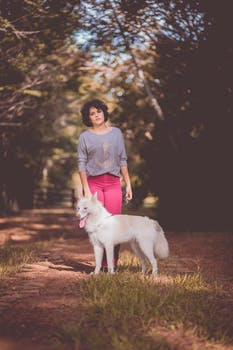
#> input picture Labs/Lab 5/dog.jpeg, 233 x 350 px
$ jupyter execute task9.ipynb
#> lines starting #> are read from the running program, lines starting #| are printed output that depends on the picture
# Task 9 — Segmenting an Image Using K-Means

Using a colour photo (dog.jpg) since the task wants a complex image with lots of colours.

The idea here is to forget where pixels are and just treat each one as a point in colour
space, so three numbers: B, G and R. K-Means groups those points into K clusters, then
every pixel gets repainted with its cluster's average colour.

So the image ends up using exactly K colours, and similar regions collapse into flat
blocks.

Steps I followed from the manual: reshape the pixels, convert to float32 (kmeans needs
it), cluster, get the centres back, then rebuild the image.

Running it for K = 2, 4 and 6.

[cell 1]
import cv2
import numpy as np
import matplotlib.pyplot as plt

img = cv2.imread("dog.jpeg")
#> img is the input picture: shape (350, 233, 3); mean B, G, R 77.5, 84.1, 109.6

if img is None:
    print("Error: dog.jpg not found")
else:
    # Flatten the image into a list of pixels, 3 values each
    pixels = img.reshape((-1, 3))
    pixels = np.float32(pixels)       # kmeans needs float32

    # Stop when it stops improving or after 10 passes
    criteria = (cv2.TERM_CRITERIA_EPS + cv2.TERM_CRITERIA_MAX_ITER, 10, 1.0)

    results = []
    titles = []

    for k in [2, 4, 6]:
        _, labels, centers = cv2.kmeans(
            pixels, k, None, criteria, 10, cv2.KMEANS_RANDOM_CENTERS
        )

        # Repaint every pixel with its cluster colour
        centers = np.uint8(centers)
        segmented = centers[labels.flatten()]
        segmented = segmented.reshape(img.shape)

        results.append(cv2.cvtColor(segmented, cv2.COLOR_BGR2RGB))
        titles.append("K = " + str(k))

        print("K =", k, "| cluster colours (BGR):\n", centers, "\n")
#> this loop made 3 passes
#> centers on pass 1: [[142, 147, 180], [59, 66, 90]]
#> (printed output is left out)
#> pass 1, `segmented = segmented.reshape(img.shape)`:
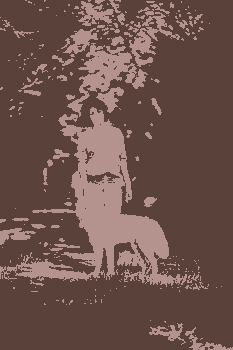
#> segmented: shape (350, 233, 3); mean B, G, R 76.6, 83.2, 109.1
#> pass 2, `segmented = segmented.reshape(img.shape)`:
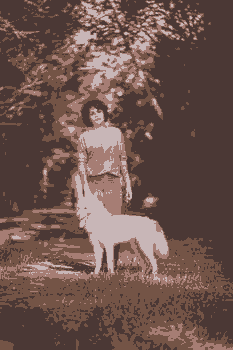
#> segmented: shape (350, 233, 3); mean B, G, R 76.9, 83.4, 108.9
#> pass 3, `segmented = segmented.reshape(img.shape)`:
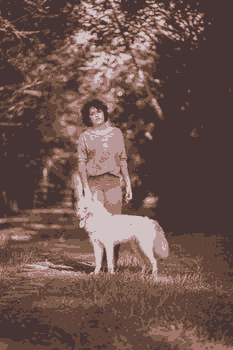
#> segmented: shape (350, 233, 3); mean B, G, R 76.7, 83.4, 109
#> after the loop, results = 3 items; titles = ['K = 2', 'K = 4', 'K = 6']

    plt.figure(figsize=(16, 4))

    plt.subplot(1, 4, 1)
    plt.imshow(cv2.cvtColor(img, cv2.COLOR_BGR2RGB))
    plt.title("Original")
    plt.axis("off")

    for i in range(3):
        plt.subplot(1, 4, i + 2)
        plt.imshow(results[i])
        plt.title(titles[i])
        plt.axis("off")

    plt.tight_layout()
    plt.show()
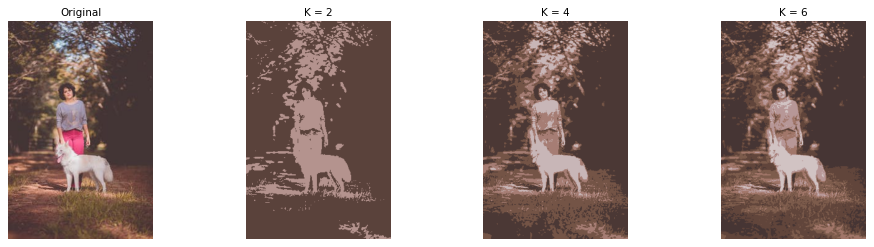
#> figure drawn by matplotlib, 4 panels

$ run again, with Labs/Lab 5/sudoku.png saved as Labs/Lab 5/dog.jpeg
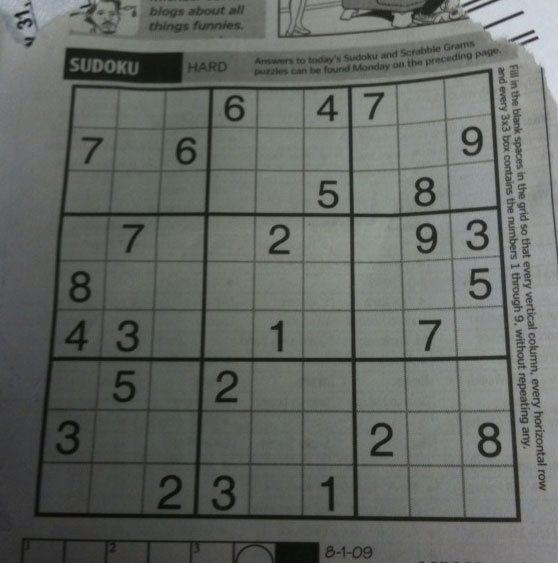
#> input picture Labs/Lab 5/sudoku.png, 558 x 563 px
#> img is the input picture: shape (563, 558, 3); mean B, G, R 99.5, 104.1, 100
#> the loop `for k in [2, 4, 6]:` made 3 passes
#> centers on pass 1: [[65, 70, 66], [122, 127, 122]]
#> (printed output is left out)
#> pass 1, `segmented = segmented.reshape(img.shape)`:
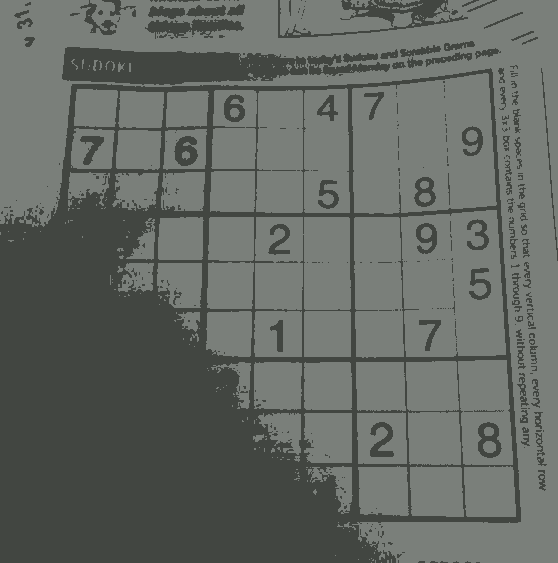
#> segmented: shape (563, 558, 3); mean B, G, R 98.9, 103.9, 99.4
#> after the loop `for k in [2, 4, 6]:`: results = 3 items; titles = ['K = 2', 'K = 4', 'K = 6']
#> `plt.show()`:
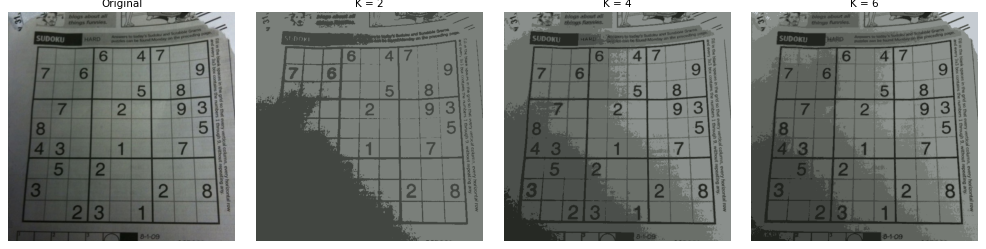
#> figure drawn by matplotlib, 4 panels
